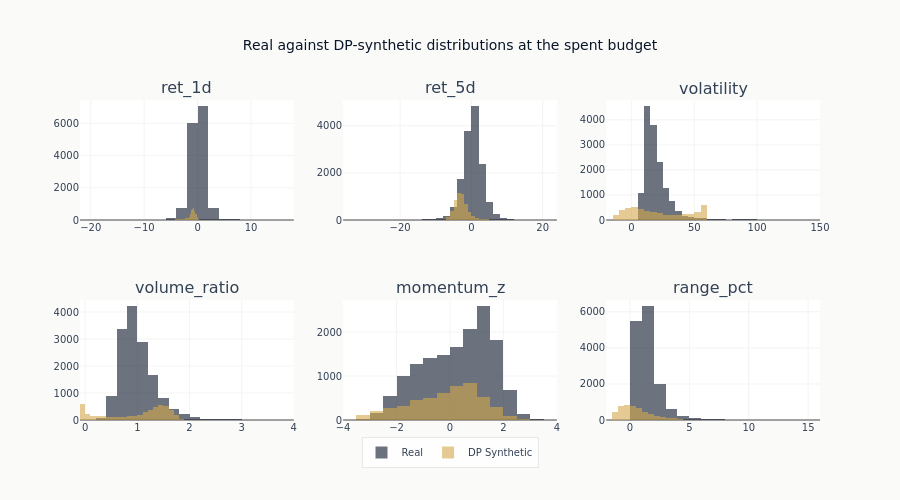

The notebook cell this image was saved under:
### Markdown cell above
**Interpretation**: The loss curves reveal the tension between adversarial training and
privacy noise. Unlike standard GANs where losses stabilize, DP-GAN losses remain noisier
because Opacus injects calibrated Gaussian noise into every gradient step. The epsilon
trajectory in the right panel shows privacy budget consumption -- it increases monotonically
because each training step spends a fraction of the total budget. Faster epsilon growth
means more information is being extracted from the real data per step.

### Code cell
# Distribution comparison
n_features_to_plot = min(6, len(feature_names))
fig = make_subplots(
    rows=2, cols=3, subplot_titles=[feature_names[i] for i in range(n_features_to_plot)]
)

positions = [(1, 1), (1, 2), (1, 3), (2, 1), (2, 2), (2, 3)]
for i, (row, col) in enumerate(positions[:n_features_to_plot]):
    fig.add_trace(
        go.Histogram(
            x=real_data[:, i],
            name="Real",
            opacity=0.6,
            marker_color=COLORS["blue"],
            nbinsx=30,
            legendgroup="real",
            showlegend=(i == 0),
        ),
        row=row,
        col=col,
    )
    fig.add_trace(
        go.Histogram(
            x=synthetic_data[:, i],
            name="DP Synthetic",
            opacity=0.6,
            marker_color=COLORS["amber"],
            nbinsx=30,
            legendgroup="synthetic",
            showlegend=(i == 0),
        ),
        row=row,
        col=col,
    )

fig.update_layout(
    title="Real against DP-synthetic distributions at the spent budget",
    height=500,
    showlegend=True,
    legend=dict(orientation="h", yanchor="bottom", y=-0.15, xanchor="center", x=0.5),
    barmode="overlay",
    template="ml4t",
)
fig.show()

### Figure 1 — Plotly figure (JSON) as saved in the notebook; plotly's stock layout.template omitted (floating-point values rounded to 4 significant figures; data arrays with more than 128 entries replaced by an {"elided": "..."} marker saying what was removed)
{"data": [{"legendgroup": "real", "marker": {"color": "#0a1628"}, "name": "Real", "nbinsx": 30, "opacity": 0.6, "showlegend": true, "type": "histogram", "x": {"elided": "14880 float values"}, "xaxis": "x", "yaxis": "y"}, {"legendgroup": "synthetic", "marker": {"color": "#D4A84B"}, "name": "DP Synthetic", "nbinsx": 30, "opacity": 0.6, "showlegend": true, "type": "histogram", "x": {"elided": "5000 float values"}, "xaxis": "x", "yaxis": "y"}, {"legendgroup": "real", "marker": {"color": "#0a1628"}, "name": "Real", "nbinsx": 30, "opacity": 0.6, "showlegend": false, "type": "histogram", "x": {"elided": "14880 float values"}, "xaxis": "x2", "yaxis": "y2"}, {"legendgroup": "synthetic", "marker": {"color": "#D4A84B"}, "name": "DP Synthetic", "nbinsx": 30, "opacity": 0.6, "showlegend": false, "type": "histogram", "x": {"elided": "5000 float values"}, "xaxis": "x2", "yaxis": "y2"}, {"legendgroup": "real", "marker": {"color": "#0a1628"}, "name": "Real", "nbinsx": 30, "opacity": 0.6, "showlegend": false, "type": "histogram", "x": {"elided": "14880 float values"}, "xaxis": "x3", "yaxis": "y3"}, {"legendgroup": "synthetic", "marker": {"color": "#D4A84B"}, "name": "DP Synthetic", "nbinsx": 30, "opacity": 0.6, "showlegend": false, "type": "histogram", "x": {"elided": "5000 float values"}, "xaxis": "x3", "yaxis": "y3"}, {"legendgroup": "real", "marker": {"color": "#0a1628"}, "name": "Real", "nbinsx": 30, "opacity": 0.6, "showlegend": false, "type": "histogram", "x": {"elided": "14880 float values"}, "xaxis": "x4", "yaxis": "y4"}, {"legendgroup": "synthetic", "marker": {"color": "#D4A84B"}, "name": "DP Synthetic", "nbinsx": 30, "opacity": 0.6, "showlegend": false, "type": "histogram", "x": {"elided": "5000 float values"}, "xaxis": "x4", "yaxis": "y4"}, {"legendgroup": "real", "marker": {"color": "#0a1628"}, "name": "Real", "nbinsx": 30, "opacity": 0.6, "showlegend": false, "type": "histogram", "x": {"elided": "14880 float values"}, "xaxis": "x5", "yaxis": "y5"}, {"legendgroup": "synthetic", "marker": {"color": "#D4A84B"}, "name": "DP Synthetic", "nbinsx": 30, "opacity": 0.6, "showlegend": false, "type": "histogram", "x": {"elided": "5000 float values"}, "xaxis": "x5", "yaxis": "y5"}, {"legendgroup": "real", "marker": {"color": "#0a1628"}, "name": "Real", "nbinsx": 30, "opacity": 0.6, "showlegend": false, "type": "histogram", "x": {"elided": "14880 float values"}, "xaxis": "x6", "yaxis": "y6"}, {"legendgroup": "synthetic", "marker": {"color": "#D4A84B"}, "name": "DP Synthetic", "nbinsx": 30, "opacity": 0.6, "showlegend": false, "type": "histogram", "x": {"elided": "5000 float values"}, "xaxis": "x6", "yaxis": "y6"}], "layout": {"annotations": [{"font": {"size": 16}, "showarrow": false, "text": "ret_1d", "x": 0.1444, "xanchor": "center", "xref": "paper", "y": 1.0, "yanchor": "bottom", "yref": "paper"}, {"font": {"size": 16}, "showarrow": false, "text": "ret_5d", "x": 0.5, "xanchor": "center", "xref": "paper", "y": 1.0, "yanchor": "bottom", "yref": "paper"}, {"font": {"size": 16}, "showarrow": false, "text": "volatility", "x": 0.8556, "xanchor": "center", "xref": "paper", "y": 1.0, "yanchor": "bottom", "yref": "paper"}, {"font": {"size": 16}, "showarrow": false, "text": "volume_ratio", "x": 0.1444, "xanchor": "center", "xref": "paper", "y": 0.375, "yanchor": "bottom", "yref": "paper"}, {"font": {"size": 16}, "showarrow": false, "text": "momentum_z", "x": 0.5, "xanchor": "center", "xref": "paper", "y": 0.375, "yanchor": "bottom", "yref": "paper"}, {"font": {"size": 16}, "showarrow": false, "text": "range_pct", "x": 0.8556, "xanchor": "center", "xref": "paper", "y": 0.375, "yanchor": "bottom", "yref": "paper"}], "barmode": "overlay", "height": 500, "legend": {"orientation": "h", "x": 0.5, "xanchor": "center", "y": -0.15, "yanchor": "bottom"}, "showlegend": true, "title": {"text": "Real against DP-synthetic distributions at the spent budget"}, "xaxis": {"anchor": "y", "domain": [0.0, 0.2889]}, "xaxis2": {"anchor": "y2", "domain": [0.3556, 0.6444]}, "xaxis3": {"anchor": "y3", "domain": [0.7111, 1.0]}, "xaxis4": {"anchor": "y4", "domain": [0.0, 0.2889]}, "xaxis5": {"anchor": "y5", "domain": [0.3556, 0.6444]}, "xaxis6": {"anchor": "y6", "domain": [0.7111, 1.0]}, "yaxis": {"anchor": "x", "domain": [0.625, 1.0]}, "yaxis2": {"anchor": "x2", "domain": [0.625, 1.0]}, "yaxis3": {"anchor": "x3", "domain": [0.625, 1.0]}, "yaxis4": {"anchor": "x4", "domain": [0.0, 0.375]}, "yaxis5": {"anchor": "x5", "domain": [0.0, 0.375]}, "yaxis6": {"anchor": "x6", "domain": [0.0, 0.375]}}}
